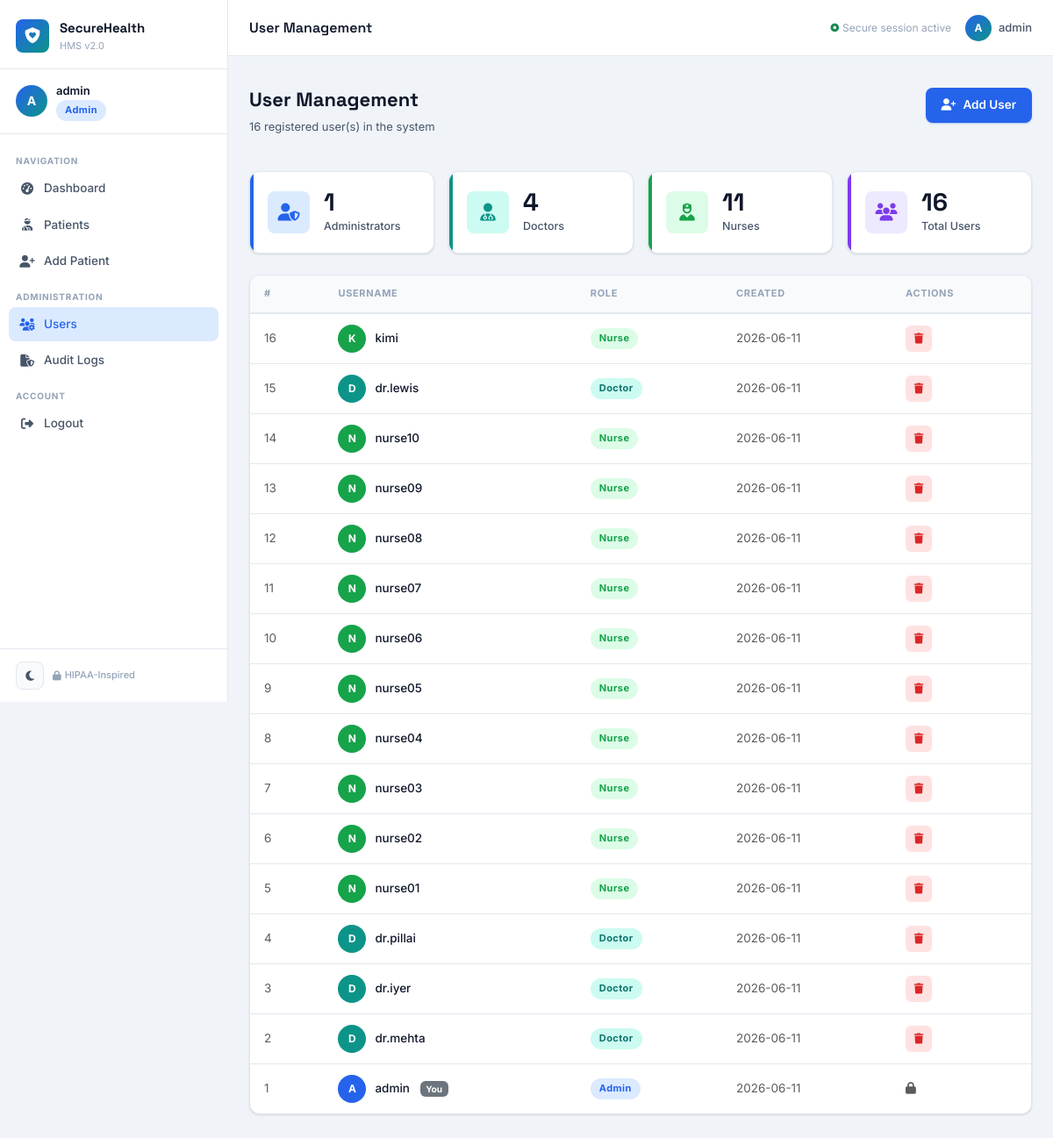
The app's page /users (signed in) with its own data.
### tables this page shows
CREATE TABLE users (
            id            INTEGER PRIMARY KEY AUTOINCREMENT,
            username      TEXT    NOT NULL UNIQUE,
            password_hash BLOB    NOT NULL,
            role          TEXT    NOT NULL CHECK(role IN ('admin','doctor','nurse')),
            created_at    TEXT    NOT NULL
        );

### app.py (the view)
@app.route('/users')
@login_required
@role_required('admin')
def users():
    db = get_db()
    all_users = db.execute('SELECT id, username, role, created_at FROM users ORDER BY created_at DESC').fetchall()
    log_action(session['username'], 'admin', 'VIEW_USERS', 'users', request.remote_addr, 'SUCCESS')
    return render_template('users.html', users=all_users)

### app.py (called while the page is built, shortened)
@app.after_request
def add_security_headers(response):
    response.headers['X-Content-Type-Options'] = 'nosniff'
    response.headers['X-Frame-Options'] = 'DENY'
    response.headers['X-XSS-Protection'] = '1; mode=block'
    response.headers['Referrer-Policy'] = 'strict-origin-when-cross-origin'
    response.headers['Content-Security-Policy'] = (
        "default-src 'self'; "
        "script-src 'self' 'unsafe-inline' https://cdn.jsdelivr.net https://cdnjs.cloudflare.com; "
        "style-src 'self' 'unsafe-inline' https://cdn.jsdelivr.net https://cdnjs.cloudflare.com https://fonts.googleapis.com; "
        "font-src 'self' https://fonts.gstatic.com https://cdnjs.cloudflare.com; "
        "img-src 'self' data:;"
    )
    return response

def login_required(f):
    @wraps(f)
    def decorated(*args, **kwargs):
        if 'user_id' not in session:
            log_action(None, None, 'UNAUTHORIZED_ACCESS', request.path, request.remote_addr, 'DENIED')
            flash('Please log in to access this page.', 'warning')
            return redirect(url_for('login'))
        return f(*args, **kwargs)
    return decorated

def role_required(*roles):
    def decorator(f):
        @wraps(f)
        def decorated(*args, **kwargs):
            return f(*args, **kwargs)
        return decorated
    return decorator

### audit.py (called while the page is built)
def log_action(username, role, action, resource, ip_address, status):
    try:
        db = g.get('db')
        if db is None:
            db = sqlite3.connect(current_app.config['DATABASE'])
            db.row_factory = sqlite3.Row
            own_conn = True
        else:
            own_conn = False
        db.execute(
            '''INSERT INTO audit_logs (username, role, action, resource, ip_address, status, timestamp)
               VALUES (?, ?, ?, ?, ?, ?, ?)''',
            (
                username or 'anonymous',
                role or 'unknown',
                action,
                resource,
                ip_address,
                status,
                datetime.now().isoformat(timespec='seconds')
            )
        )
        db.commit()
        if own_conn:
            db.close()
    except Exception as e:
        print(f"[AUDIT ERROR] {e}")

### templates/users.html (shortened to what this page needs)
{% extends "base.html" %}
{% block page_title %}User Management{% endblock %}
{% block content %}
<div class="page-header">
  <div>
    <h2 class="page-heading">User Management</h2>
    <p class="page-subheading">{{ users|length }} registered user(s) in the system</p>
  </div>
  <a href="{{ url_for('new_user') }}" class="btn-primary-custom">
    <i class="fa-solid fa-user-plus me-2"></i>Add User
  </a>
</div>
<div class="stats-grid">
  {% set admins = users|selectattr('role','eq','admin')|list %}
  {% set doctors = users|selectattr('role','eq','doctor')|list %}
  {% set nurses = users|selectattr('role','eq','nurse')|list %}
  <div class="stat-card stat-blue">
    <div class="stat-icon"><i class="fa-solid fa-user-shield"></i></div>
    <div class="stat-content">
      <div class="stat-value">{{ admins|length }}</div>
      <div class="stat-label">Administrators</div>
    </div>
  </div>
  <div class="stat-card stat-teal">
    <div class="stat-icon"><i class="fa-solid fa-user-doctor"></i></div>
    <div class="stat-content">
      <div class="stat-value">{{ doctors|length }}</div>
      <div class="stat-label">Doctors</div>
    </div>
  </div>
  <div class="stat-card stat-green">
    <div class="stat-icon"><i class="fa-solid fa-user-nurse"></i></div>
    <div class="stat-content">
      <div class="stat-value">{{ nurses|length }}</div>
      <div class="stat-label">Nurses</div>
    </div>
  </div>
  <div class="stat-card stat-purple">
    <div class="stat-icon"><i class="fa-solid fa-users"></i></div>
    <div class="stat-content">
      <div class="stat-value">{{ users|length }}</div>
      <div class="stat-label">Total Users</div>
    </div>
  </div>
</div>
<div class="content-card">
  <div class="table-responsive">
    <table class="data-table">
      <thead>
        <tr>
          <th>#</th>
          <th>Username</th>
          <th>Role</th>
          <th>Created</th>
          <th>Actions</th>
        </tr>
      </thead>
      <tbody>
        {% for u in users %}
        <tr>
          <td class="text-muted">{{ u.id }}</td>
          <td>
            <div class="patient-name-cell">
              <div class="patient-avatar" style="background: {% if u.role == 'admin' %}var(--blue){% elif u.role == 'doctor' %}var(--teal){% else %}var(--green){% endif %}">{{ u.username[0].upper() }}</div>
              <div>
                <span class="fw-500">{{ u.username }}</span>
                {% if u.id == session.user_id %}<span class="badge bg-secondary ms-2">You</span>{% endif %}
              </div>
            </div>
          </td>
          <td><span class="role-badge role-{{ u.role }}">{{ u.role|capitalize }}</span></td>
          <td class="text-muted">{{ u.created_at[:10] if u.created_at else '—' }}</td>
          <td>
            {% if u.id != session.user_id %}
            <form method="POST" action="{{ url_for('delete_user', uid=u.id) }}" style="display:inline"
                  onsubmit="return confirm('Delete user {{ u.username }}? This cannot be undone.')">
              <button type="submit" class="btn-action btn-delete" title="Delete user">
                <i class="fa-solid fa-trash"></i>
              </button>
            </form>
            {% else %}
            <span class="text-muted" title="Cannot delete your own account"><i class="fa-solid fa-lock"></i></span>
            {% endif %}
          </td>
        </tr>
        {% endfor %}
      </tbody>
    </table>
  </div>
</div>
{% endblock %}

### records on screen
users: id "16", username "K", username "kimi", role "Nurse", created_at "2026-06-11"
users: id "15", username "D", username "dr.lewis", role "Doctor", created_at "2026-06-11"
users: id "14", username "N", username "nurse10", role "Nurse", created_at "2026-06-11"
users: id "13", username "N", username "nurse09", role "Nurse", created_at "2026-06-11"
users: id "12", username "N", username "nurse08", role "Nurse", created_at "2026-06-11"
users: id "11", username "N", username "nurse07", role "Nurse", created_at "2026-06-11"
users: id "10", username "N", username "nurse06", role "Nurse", created_at "2026-06-11"
users: id "9", username "N", username "nurse05", role "Nurse", created_at "2026-06-11"
users: id "8", username "N", username "nurse04", role "Nurse", created_at "2026-06-11"
users: id "7", username "N", username "nurse03", role "Nurse", created_at "2026-06-11"
users: id "6", username "N", username "nurse02", role "Nurse", created_at "2026-06-11"
users: id "5", username "N", username "nurse01", role "Nurse", created_at "2026-06-11"
users: id "4", username "D", username "dr.pillai", role "Doctor", created_at "2026-06-11"
users: id "3", username "D", username "dr.iyer", role "Doctor", created_at "2026-06-11"
users: id "2", username "D", username "dr.mehta", role "Doctor", created_at "2026-06-11"
users: id "1", username "A", username "admin", shows "You", role "Admin", created_at "2026-06-11"

### other values on screen
{{ session.username[0].upper() }} "A"
{{ session.username }} "admin"
{{ session.role|capitalize }} "Admin"
{{ users|length }} "16"
{{ admins|length }} "1"
{{ doctors|length }} "4"
{{ nurses|length }} "11"
